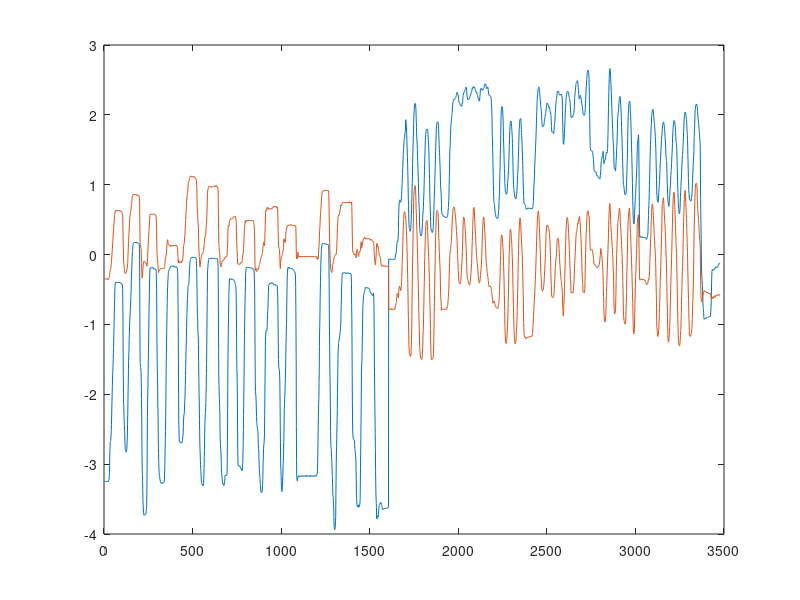

MATLAB code to generate this figure:
clc
clear
close all

% synergy 1
d1 = csvread('sense_glove_data_syn1_1594331442.csv');
d1 = d1(1:end-1, 2:21);
% synergy 2
d2 = csvread('sense_glove_data_syn2_1594331758.csv');
d2 = d2(1:end-1, 2:21);
% all data
d = [d1; d2];

% pca
[synergies, ~, var, ~, ~, qm] = pca(d);

S = synergies(:,1:2);

plot((d-qm)*S)

save('sense_glove_synergies','S','qm')

% % synergy 1
% d1 = csvread('sense_glove_data_syn1_1594331442.csv');
% d1 = d1(1:end-1, 2:21);
% % pca
% s1 = pca(d1);
% % synergy 2
% d2 = csvread('sense_glove_data_syn2_1594331758.csv');
% d2 = d2(1:end-1, 2:21);
% % pca
% s2 = pca(d2);
% 
% S = [s1(:,1) s2(:,1)];
% 
% plot([d1-mean(d1);d2-mean(d2)]*S)

% % synergy 1 & 2
% d2 = csvread('sense_glove_data_syn2_1594331758.csv');
% d2 = d2(1:end-1, 2:21);
% 
% % pca
% [synergies, ~, var, ~, ~, qm] = pca(d2);
% 
% S = synergies(:,1:2);
% 
% d1 = csvread('sense_glove_data_syn1_1594331442.csv');
% d1 = d1(1:end-1, 2:21);
% plot(([d1;d2]-qm)*S)
